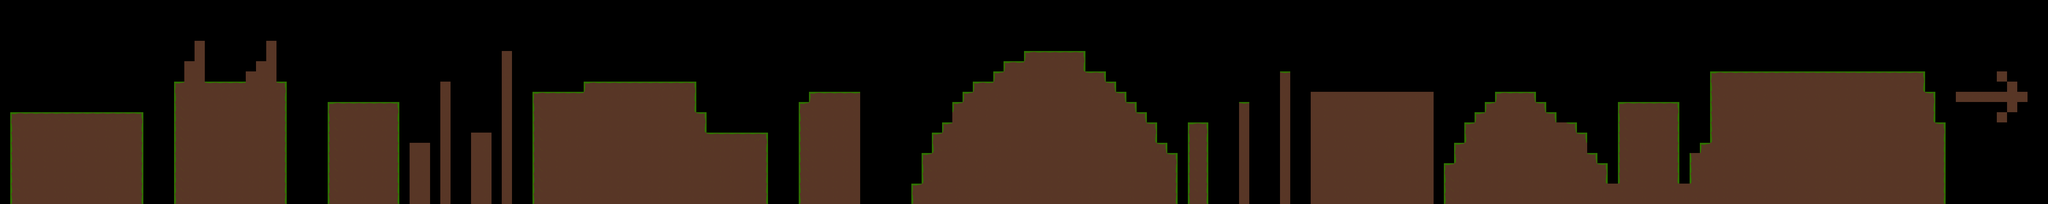

A 2D game scene composited from a Tiled map and its tileset images. What follows is a short description and the map's XML, with each tile layer's data collapsed to a summary:
An orthogonal 200x20 tile map with 32x32 px tiles, 1 tile layer (Ground), 2 tilesets and 9 objects.

<map version="1.10" tiledversion="1.12.0" orientation="orthogonal" renderorder="right-down" width="200" height="20" tilewidth="32" tileheight="32" infinite="0" nextlayerid="4" nextobjectid="24">
 <editorsettings>
  <export target="level1.json" format="json" />
 </editorsettings>
 <tileset firstgid="1" name="ground" tilewidth="32" tileheight="32" tilecount="7" columns="7">
  <image source="../../images/tilesets/ground.png" width="224" height="32" />
 </tileset>
 <tileset firstgid="8" name="placeholders" tilewidth="32" tileheight="32" tilecount="2" columns="2">
  <image source="../../images/tilesets/placeholders.png" width="64" height="32" />
 </tileset>
 <layer id="1" name="Ground" width="200" height="20">
  <data>[4000 cells, 1654 non-empty, 6 distinct tile ids]</data>
 </layer>
 <objectgroup id="3" name="Mushrooms">
  <object id="5" gid="9" x="736" y="128" width="32" height="32" />
  <object id="6" gid="9" x="1152" y="288" width="32" height="32" />
  <object id="9" gid="9" x="1298" y="422" width="32" height="32" />
  <object id="10" gid="9" x="1490.5" y="378.25" width="32" height="32" />
  <object id="11" gid="9" x="2330" y="379" width="32" height="32" />
  <object id="12" gid="9" x="1929" y="191" width="32" height="32" />
  <object id="13" gid="9" x="2611" y="258" width="32" height="32" />
  <object id="16" gid="9" x="3280" y="66" width="32" height="32" />
 </objectgroup>
 <objectgroup id="2" name="Player">
  <object id="1" gid="8" x="192" y="320" width="32" height="32" />
 </objectgroup>
</map>
